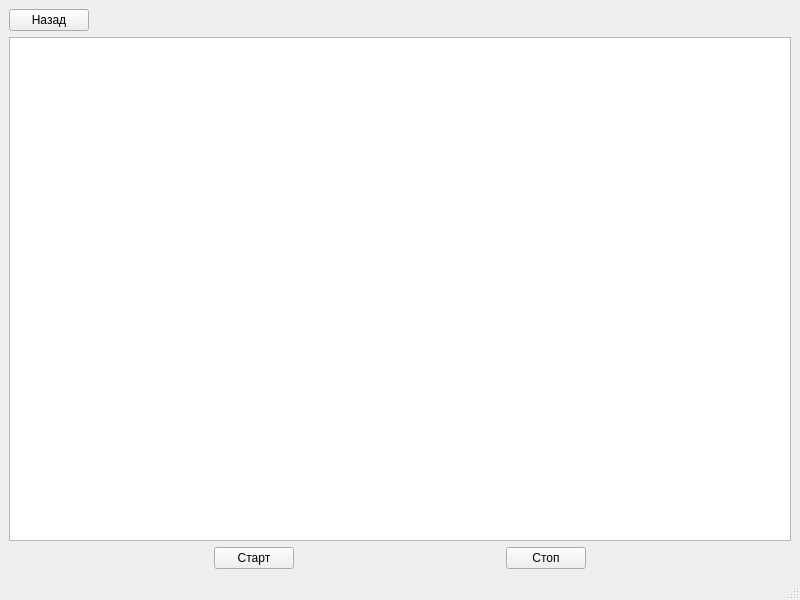
<?xml version="1.0" encoding="UTF-8"?>
<ui version="4.0">
 <class>PV</class>
 <widget class="QMainWindow" name="PV">
  <property name="geometry">
   <rect>
    <x>0</x>
    <y>0</y>
    <width>800</width>
    <height>600</height>
   </rect>
  </property>
  <property name="windowTitle">
   <string>PV</string>
  </property>
  <widget class="QWidget" name="centralwidget">
   <layout class="QGridLayout" name="gridLayout">
    <item row="0" column="0">
     <layout class="QVBoxLayout" name="verticalLayout">
      <item>
       <layout class="QHBoxLayout" name="horizontalLayout">
        <item>
         <widget class="QPushButton" name="back">
          <property name="text">
           <string>Назад</string>
          </property>
         </widget>
        </item>
        <item>
         <spacer name="horizontalSpacer">
          <property name="orientation">
           <enum>Qt::Horizontal</enum>
          </property>
          <property name="sizeHint" stdset="0">
           <size>
            <width>40</width>
            <height>20</height>
           </size>
          </property>
         </spacer>
        </item>
       </layout>
      </item>
      <item>
       <layout class="QHBoxLayout" name="horizontalLayout_2">
        <item>
         <widget class="PlotWidget" name="chart"/>
        </item>
       </layout>
      </item>
      <item>
       <layout class="QHBoxLayout" name="horizontalLayout_3">
        <item>
         <spacer name="horizontalSpacer_2">
          <property name="orientation">
           <enum>Qt::Horizontal</enum>
          </property>
          <property name="sizeHint" stdset="0">
           <size>
            <width>40</width>
            <height>20</height>
           </size>
          </property>
         </spacer>
        </item>
        <item>
         <widget class="QPushButton" name="start">
          <property name="text">
           <string>Старт</string>
          </property>
         </widget>
        </item>
        <item>
         <spacer name="horizontalSpacer_3">
          <property name="orientation">
           <enum>Qt::Horizontal</enum>
          </property>
          <property name="sizeHint" stdset="0">
           <size>
            <width>40</width>
            <height>20</height>
           </size>
          </property>
         </spacer>
        </item>
        <item>
         <widget class="QPushButton" name="stop">
          <property name="text">
           <string>Стоп</string>
          </property>
         </widget>
        </item>
        <item>
         <spacer name="horizontalSpacer_4">
          <property name="orientation">
           <enum>Qt::Horizontal</enum>
          </property>
          <property name="sizeHint" stdset="0">
           <size>
            <width>40</width>
            <height>20</height>
           </size>
          </property>
         </spacer>
        </item>
       </layout>
      </item>
     </layout>
    </item>
   </layout>
  </widget>
  <widget class="QMenuBar" name="menubar">
   <property name="geometry">
    <rect>
     <x>0</x>
     <y>0</y>
     <width>800</width>
     <height>21</height>
    </rect>
   </property>
  </widget>
  <widget class="QStatusBar" name="statusbar"/>
 </widget>
 <customwidgets>
  <customwidget>
   <class>PlotWidget</class>
   <extends>QGraphicsView</extends>
   <header>pyqtgraph</header>
  </customwidget>
 </customwidgets>
 <resources/>
 <connections/>
</ui>
